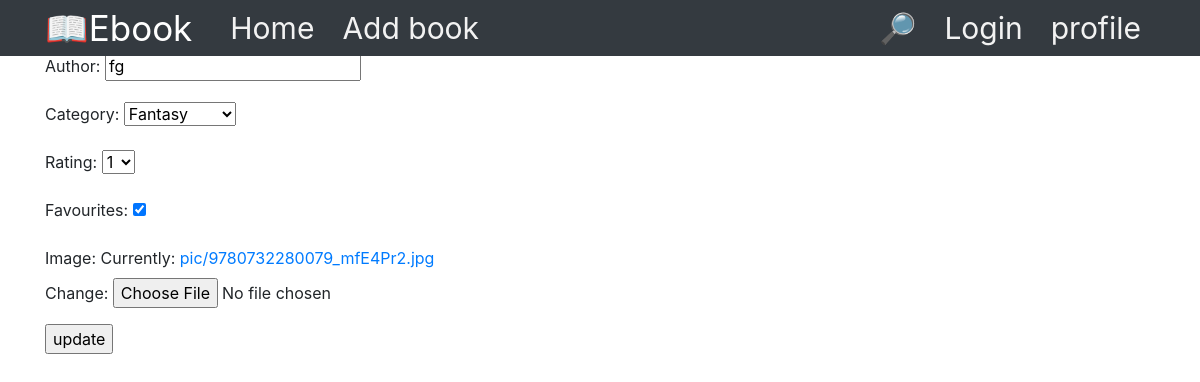
/books/change/9 (signed in), run on an earlier commit of the app's database.
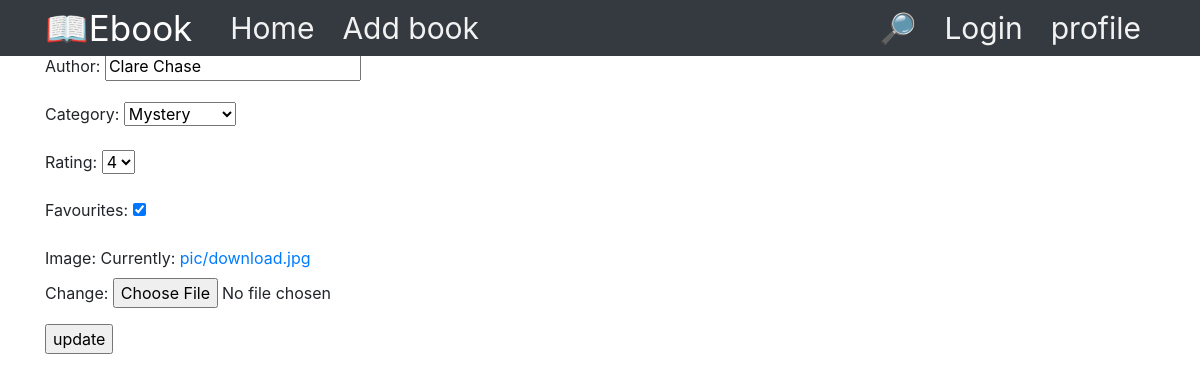
And on a later commit of the database.
### ebook/models.py (models this page shows)
class Books(models.Model):
    CATEGORY = (
        ('Fantasy','Fantasy'),
        ('Literary','Literary'),
        ('Mystery','Mystery'),
        ('Non-Fiction','Non-Fiction'),
        ('Science','Science'),
        ('Fiction','Fiction'),
        ('Thriller','Thriller'),
    )
    STAR = (
        ("1", "One"),
        ("2", "Two"),
        ("3", "Three"),
        ("4", "Four"),
        ("5", "Five"),
    )
    title = models.CharField(max_length=100, null=True)
    category = models.CharField(max_length=200, choices=CATEGORY, default='')
    author = models.CharField(max_length=100, null=True)
    rating = models.CharField(max_length=200, choices=STAR, default='')
    favourites = models.BooleanField(default='')
    image = models.ImageField(upload_to='pic',blank=True)
    user = models.ForeignKey(User, on_delete=models.CASCADE, null=True)

### ebook/views.py (the view, shortened to what this page needs)
# urls.py: path("books/change/<int:id>", update_book, name="change"),
@login_required
def update_book(request,id):
    if request.user.is_authenticated:
      book=Books.objects.get(id=id)
      form=BookAddForm(instance=book)
      context={}
      context["form"]=form
      return render(request, "book_edit.html", context)
    else:
        return redirect("details")

### ebook/forms.py (shortened to what this page needs)
class BookAddForm(forms.ModelForm):
    title = forms.CharField(max_length=100)
    author = forms.CharField(max_length=200)
    category = forms.ChoiceField(choices=CATEGORY)
    rating = forms.ChoiceField(choices=STAR)
    favourites = forms.BooleanField()
    image = forms.ImageField()
    class Meta:
        model = Books
        fields = ['title','author', 'category', 'rating','favourites','image']

### ebook/templates/book_edit.html (shortened to what this page needs)
<!DOCTYPE html>
{%extends 'base.html'%}
{%block content%}
<div class="container">
       <form action="" method="post">
           {{form.as_p}}
           <input type="submit"value="update">
           </form>
</div>
{%endblock%}

What changed in the data, as far as the page shows it:
changed Books: author "fg" → "Clare Chase"; category "Fantasy" → "Mystery"; rating "1" → "4"
Also different on the page:
text no longer shown: "Author: Category: Rating: Favourites: Image: Currently: pic/9780732280079_mfE4Pr2.jpg Change:"
text now shown: "Author: Category: Rating: Favourites: Image: Currently: pic/download.jpg Change:"
